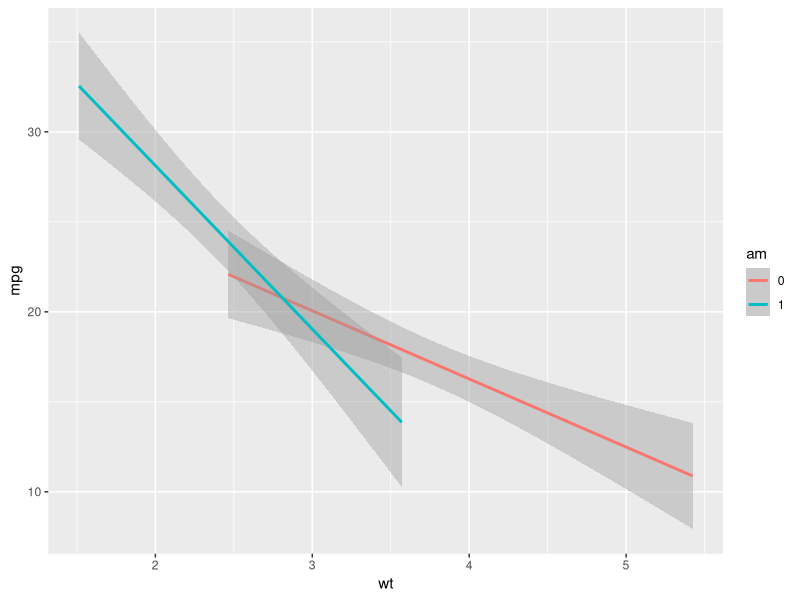

Recreate this plot in R.
#Визуализируйте взаимодействие переменных wt и am, дополнив код, приведённый в задании: Ось x - переменная wt, Ось y - переменная mpg. Цвет регрессионных прямых - переменная am

library(ggplot2)
mtcars$am <- factor(mtcars$am, labels = c(0,1))
my_plot <- ggplot(mtcars, aes(x = wt, y = mpg, color = am))+
  geom_smooth(method  = "lm")
